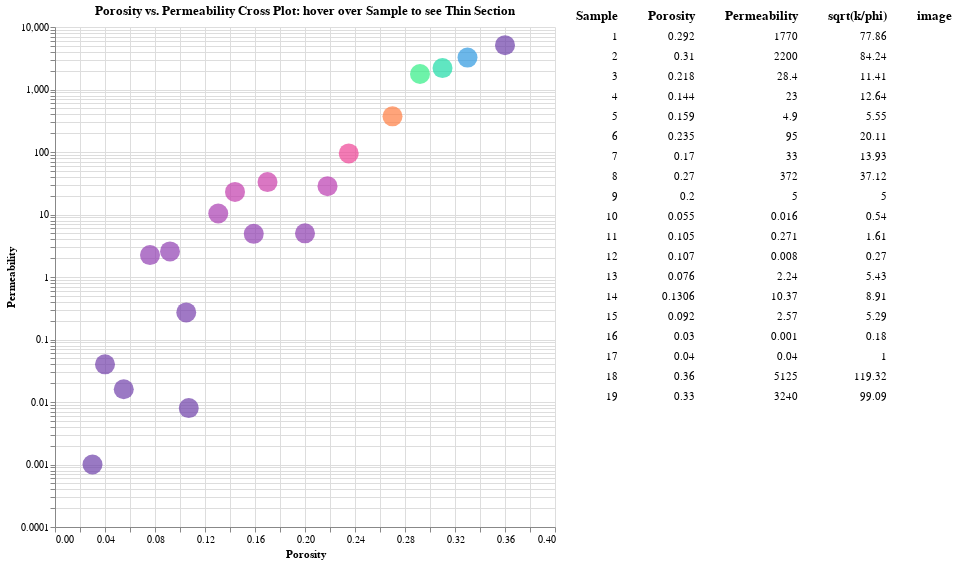

Notebook source saved alongside this figure:
### Markdown cell above
# Basic Porosity vs. Permeability Cross Plot that show Thin Section Images and Selected Data:
**Colored by the sqrt(k/phi)**

### Code cell
# Brush for selection
brush = alt.selection(type='interval')



chart = alt.Chart(source7).mark_circle(size=400).encode(
    alt.X('Porosity:Q',
        scale=alt.Scale(domain=(0, 0.4))),
    #y='Perm',
    alt.Y('Permeability:Q',scale=alt.Scale(type='log', base=10,domain=(.0001, 10000))),
    #color='LPerm:Q',
    color = alt.Color('sqrt(k/phi):Q', scale=alt.
                      Scale(scheme = 'rainbow'),legend=None),
    #alt.Y('LPerm:Q',scale=alt.Scale(type='log', base=10,domain=(.0001, 10000))),
    tooltip=['image','Sample','Porosity','Permeability','sqrt(k/phi)'],  # Must be a list for the image to render
    
).properties(
    width=500,
    height=500, 

    title='Porosity vs. Permeability Cross Plot: hover over Sample to see Thin Section',

).add_selection(brush)
    
vega_pane = pn.pane.Vega(chart.add_selection(
    brush
))
    

    


# Base chart for data tables
ranked_text = alt.Chart(source7).mark_text(align='right').encode(
    y=alt.Y('row_number:O',axis=None)
).transform_window(
    row_number='row_number()'
).transform_filter(
    brush
).transform_window(
    rank='rank(row_number)'
).transform_filter(
    alt.datum.rank<30
)


# Data Tables
Porosity = ranked_text.encode(text='Porosity:N').properties(title=alt.TitleParams(text='Porosity', align='right'))
Permeability = ranked_text.encode(text='Permeability:N').properties(title=alt.TitleParams(text='Permeability', align='right'))
Sample = ranked_text.encode(text='Sample:N').properties(title=alt.TitleParams(text='Sample', align='right'))
sqrt = ranked_text.encode(text='sqrt(k/phi):N').properties(title=alt.TitleParams(text ='sqrt(k/phi)', align='right'))
Image = ranked_text.encode(tooltip ='image').properties(title=alt.TitleParams(text ='image', align='right'))





text = alt.hconcat(Sample, Porosity, Permeability,sqrt,Image) # Combine data tables

# Build chart
alt.hconcat(
    chart,
    text
).resolve_legend(
    color="independent"
).configure_view(strokeWidth=0)

### Figure 1 — Vega-Lite specification as saved in the notebook (floating-point values rounded to 4 significant figures)
{"config": {"view": {"continuousWidth": 400, "continuousHeight": 300, "strokeWidth": 0}}, "hconcat": [{"mark": {"type": "circle", "size": 400}, "encoding": {"color": {"field": "sqrt(k/phi)", "legend": null, "scale": {"scheme": "rainbow"}, "type": "quantitative"}, "tooltip": [{"field": "image", "type": "nominal"}, {"field": "Sample", "type": "quantitative"}, {"field": "Porosity", "type": "quantitative"}, {"field": "Permeability", "type": "quantitative"}, {"field": "sqrt(k/phi)", "type": "quantitative"}], "x": {"field": "Porosity", "scale": {"domain": [0, 0.4]}, "type": "quantitative"}, "y": {"field": "Permeability", "scale": {"base": 10, "domain": [0.0001, 10000], "type": "log"}, "type": "quantitative"}}, "height": 500, "selection": {"selector001": {"type": "interval"}}, "title": "Porosity vs. Permeability Cross Plot: hover over Sample to see Thin Section", "width": 500}, {"hconcat": [{"mark": {"type": "text", "align": "right"}, "encoding": {"text": {"field": "Sample", "type": "nominal"}, "y": {"axis": null, "field": "row_number", "type": "ordinal"}}, "title": {"text": "Sample", "align": "right"}, "transform": [{"window": [{"op": "row_number", "field": "", "as": "row_number"}]}, {"filter": {"selection": "selector001"}}, {"window": [{"op": "rank", "field": "row_number", "as": "rank"}]}, {"filter": "(datum.rank < 30)"}]}, {"mark": {"type": "text", "align": "right"}, "encoding": {"text": {"field": "Porosity", "type": "nominal"}, "y": {"axis": null, "field": "row_number", "type": "ordinal"}}, "title": {"text": "Porosity", "align": "right"}, "transform": [{"window": [{"op": "row_number", "field": "", "as": "row_number"}]}, {"filter": {"selection": "selector001"}}, {"window": [{"op": "rank", "field": "row_number", "as": "rank"}]}, {"filter": "(datum.rank < 30)"}]}, {"mark": {"type": "text", "align": "right"}, "encoding": {"text": {"field": "Permeability", "type": "nominal"}, "y": {"axis": null, "field": "row_number", "type": "ordinal"}}, "title": {"text": "Permeability", "align": "right"}, "transform": [{"window": [{"op": "row_number", "field": "", "as": "row_number"}]}, {"filter": {"selection": "selector001"}}, {"window": [{"op": "rank", "field": "row_number", "as": "rank"}]}, {"filter": "(datum.rank < 30)"}]}, {"mark": {"type": "text", "align": "right"}, "encoding": {"text": {"field": "sqrt(k/phi)", "type": "nominal"}, "y": {"axis": null, "field": "row_number", "type": "ordinal"}}, "title": {"text": "sqrt(k/phi)", "align": "right"}, "transform": [{"window": [{"op": "row_number", "field": "", "as": "row_number"}]}, {"filter": {"selection": "selector001"}}, {"window": [{"op": "rank", "field": "row_number", "as": "rank"}]}, {"filter": "(datum.rank < 30)"}]}, {"mark": {"type": "text", "align": "right"}, "encoding": {"tooltip": {"field": "image", "type": "nominal"}, "y": {"axis": null, "field": "row_number", "type": "ordinal"}}, "title": {"text": "image", "align": "right"}, "transform": [{"window": [{"op": "row_number", "field": "", "as": "row_number"}]}, {"filter": {"selection": "selector001"}}, {"window": [{"op": "rank", "field": "row_number", "as": "rank"}]}, {"filter": "(datum.rank < 30)"}]}]}], "data": {"name": "data-50003797206296b58b7a30dfc129231e"}, "resolve": {"legend": {"color": "independent"}}, "$schema": "https://vega.github.io/schema/vega-lite/v4.17.0.json", "datasets": {"data-50003797206296b58b7a30dfc129231e": [{"Sample": 1, "Porosity": 0.292, "Permeability": 1770.0, "sqrt(k/phi)": 77.86, "lPerm": 3.25, "image": "./data/1.png", "Mode": 46.33, "BV1": 29.2, "G1": 0.19, "Pd1": 3.76, "ROCK_INDEX": 1}, {"Sample": 2, "Porosity": 0.31, "Permeability": 2200.0, "sqrt(k/phi)": 84.24, "lPerm": 3.34, "image": "./data/Great_SS.png", "Mode": 50.38, "BV1": 31.0, "G1": 0.18, "Pd1": 3.51, "ROCK_INDEX": 1}, {"Sample": 3, "Porosity": 0.218, "Permeability": 28.4, "sqrt(k/phi)": 11.41, "lPerm": 1.45, "image": "./data/12.png", "Mode": 9.41, "BV1": 21.8, "G1": 0.39, "Pd1": 14.32, "ROCK_INDEX": 2}, {"Sample": 4, "Porosity": 0.144, "Permeability": 23.0, "sqrt(k/phi)": 12.64, "lPerm": 1.36, "image": "./data/MediumSS.png", "Mode": 8.68, "BV1": 14.4, "G1": 0.4, "Pd1": 15.33, "ROCK_INDEX": 2}, {"Sample": 5, "Porosity": 0.159, "Permeability": 4.9, "sqrt(k/phi)": 5.55, "lPerm": 0.69, "image": "./data/DistalTurbidite.png", "Mode": 4.78, "BV1": 15.9, "G1": 0.47, "Pd1": 25.27, "ROCK_INDEX": 2}, {"Sample": 6, "Porosity": 0.235, "Permeability": 95.0, "sqrt(k/phi)": 20.11, "lPerm": 1.98, "image": "./data/HighPor_SS.png", "Mode": 15.0, "BV1": 23.5, "G1": 0.33, "Pd1": 9.69, "ROCK_INDEX": 1}, {"Sample": 7, "Porosity": 0.17, "Permeability": 33.0, "sqrt(k/phi)": 13.93, "lPerm": 1.52, "image": "./data/Medium-highSS.png", "Mode": 9.98, "BV1": 17.0, "G1": 0.38, "Pd1": 13.64, "ROCK_INDEX": 2}, {"Sample": 8, "Porosity": 0.27, "Permeability": 372.0, "sqrt(k/phi)": 37.12, "lPerm": 2.57, "image": "./data/11.png", "Mode": 25.39, "BV1": 27.0, "G1": 0.27, "Pd1": 6.23, "ROCK_INDEX": 1}, {"Sample": 9, "Porosity": 0.2, "Permeability": 5.0, "sqrt(k/phi)": 5.0, "lPerm": 0.7, "image": "./data/3.png", "Mode": 4.82, "BV1": 20.0, "G1": 0.47, "Pd1": 25.11, "ROCK_INDEX": 2}, {"Sample": 10, "Porosity": 0.055, "Permeability": 0.016, "sqrt(k/phi)": 0.54, "lPerm": -1.8, "image": "./data/Slightlybetterthanshale.png", "Mode": 0.53, "BV1": 5.5, "G1": 0.75, "Pd1": 160.9, "ROCK_INDEX": 4}, {"Sample": 11, "Porosity": 0.105, "Permeability": 0.271, "sqrt(k/phi)": 1.61, "lPerm": -0.57, "image": "./data/15.png", "Mode": 1.57, "BV1": 10.5, "G1": 0.61, "Pd1": 64.45, "ROCK_INDEX": 3}, {"Sample": 12, "Porosity": 0.107, "Permeability": 0.008, "sqrt(k/phi)": 0.27, "lPerm": -2.1, "image": "./data/16.png", "Mode": 0.4, "BV1": 10.7, "G1": 0.78, "Pd1": 201.3, "ROCK_INDEX": 4}, {"Sample": 13, "Porosity": 0.076, "Permeability": 2.24, "sqrt(k/phi)": 5.43, "lPerm": 0.35, "image": "./data/17.png", "Mode": 3.54, "BV1": 7.6, "G1": 0.51, "Pd1": 32.55, "ROCK_INDEX": 3}, {"Sample": 14, "Porosity": 0.1306, "Permeability": 10.37, "sqrt(k/phi)": 8.91, "lPerm": 1.02, "image": "./data/18.png", "Mode": 6.38, "BV1": 13.06, "G1": 0.44, "Pd1": 19.83, "ROCK_INDEX": 2}, {"Sample": 15, "Porosity": 0.092, "Permeability": 2.57, "sqrt(k/phi)": 5.29, "lPerm": 0.41, "image": "./data/19.png", "Mode": 3.73, "BV1": 9.2, "G1": 0.51, "Pd1": 31.14, "ROCK_INDEX": 3}, {"Sample": 16, "Porosity": 0.03, "Permeability": 0.001, "sqrt(k/phi)": 0.18, "lPerm": -3.0, "image": "./data/Shale_reddish.png", "Mode": 0.18, "BV1": 3.0, "G1": 0.88, "Pd1": 394.4, "ROCK_INDEX": 4}, {"Sample": 17, "Porosity": 0.04, "Permeability": 0.04, "sqrt(k/phi)": 1.0, "lPerm": -1.4, "image": "./data/Siltstone.png", "Mode": 0.75, "BV1": 4.0, "G1": 0.71, "Pd1": 119.7, "ROCK_INDEX": 4}, {"Sample": 18, "Porosity": 0.36, "Permeability": 5125.0, "sqrt(k/phi)": 119.3, "lPerm": 3.71, "image": "./data/HighPermSS2.png", "Mode": 69.81, "BV1": 36.0, "G1": 0.14, "Pd1": 2.67, "ROCK_INDEX": 1}, {"Sample": 19, "Porosity": 0.33, "Permeability": 3240.0, "sqrt(k/phi)": 99.09, "lPerm": 3.51, "image": "./data/HighPermSS1.png", "Mode": 58.49, "BV1": 33.0, "G1": 0.16, "Pd1": 3.1, "ROCK_INDEX": 1}]}}
